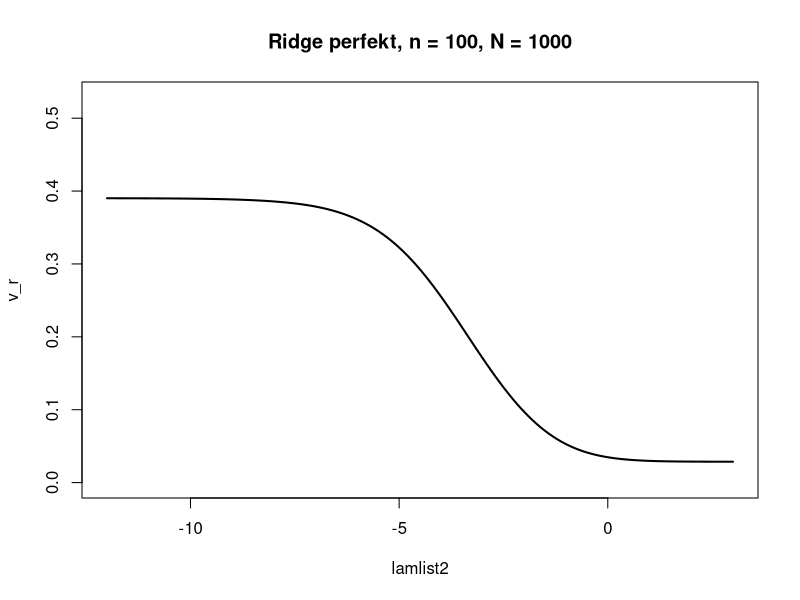
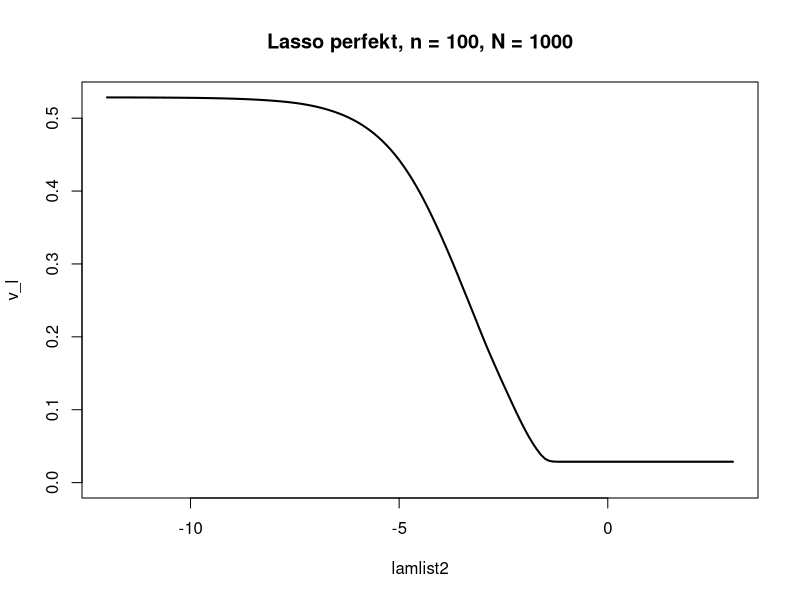
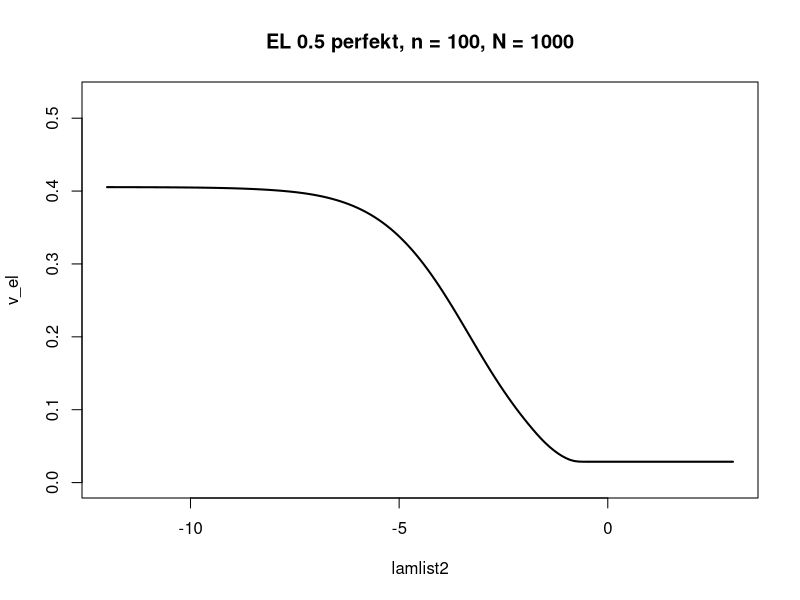
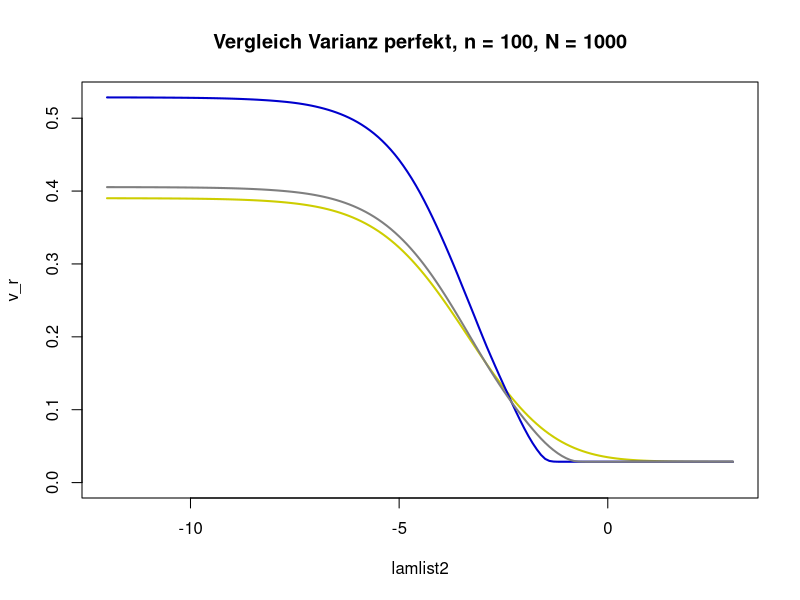

These charts were generated, in order, by the following R code:
library(glmnet)

set.seed(12345)

q <- 5
b0 <- 0
b <- rep(0,q)
n <- 100
N <- 1000
X <- matrix(0,n,q)
numlist <- seq(-12,3,0.1)
l <- length(numlist)
lambdalist <- exp(numlist)
results <- vector("list", N)
results_array <- array(NA, dim = c(q+1, l, N))
ra <-  array(NA, dim = c(q+1, 1, N))
rar <- results_array
ral <- results_array
rael <- results_array



b0 <- round(rnorm(1,0,1),2)
b <- round(rnorm(q,0,1),2)


for(j in 1:N){
  
  for(i in 1:q-1){
    X[,i] <- rnorm(n,0,1)
  }
  
  X[,q] <- X[,1] + 1/2 * X[,2] - 1/4 * X[,3]
  
  sds <- sqrt(colMeans(X^2) - colMeans(X)^2)
  
  Xt <- t((t(X)-colMeans(X))/sds)
  
  eta <- b0 + Xt%*%b
  p <- plogis(eta)
  Y <- rbinom(n,1,p)
  
  #gg <- glm(Y~Xt, family = "binomial")
  ggr <- glmnet(Xt,Y, family = "binomial", lambda = lambdalist, alpha = 0)
  ggl <- glmnet(Xt,Y, family = "binomial", lambda = lambdalist, alpha = 1)
  ggel <- glmnet(Xt,Y, family = "binomial", lambda = lambdalist, alpha = 0.5)
  
  #ra[,,j] <- as.matrix(coef(gg))
  rar[,,j] <- as.matrix(coef(ggr))
  ral[,,j] <- as.matrix(coef(ggl))
  rael[,,j] <- as.matrix(coef(ggel))
  
  print(j/N)
}



bb <- c(b0,b)
lamlist2 <- log(ggl$lambda)



#m <- apply(ra,c(1,2),mean)
#m_r <- apply(rar,c(1,2),mean)
#m_l <- apply(ral,c(1,2),mean)
#m_el <- apply(rael,c(1,2),mean)

#bi <- m - bb
#bi_r <- m_r - bb
#bi_l <- m_l - bb
#bi_el <- m_el - bb

#bi2 <- colSums(bi^2)
#bi2_r <- colSums(bi_r^2)
#bi2_l <- colSums(bi_l^2)
#bi2_el <- colSums(bi_el^2)

#v <- colSums(apply(ra,c(1,2),var))
v_r <- colSums(apply(rar,c(1,2),var))
v_l <- colSums(apply(ral,c(1,2),var))
v_el <- colSums(apply(rael,c(1,2),var))

#MSE <- v + bi2
#MSEr <- v_r + bi2_r
#MSEl <- v_l + bi2_l
#MSEel <- v_el + bi2_el

#maxmse <- max(MSEr,MSEl,MSEel)
maxvar <- max(v_r,v_l,v_el)

#gr <- which.min(MSEr)
#gl <- which.min(MSEl)
#gel <- which.min(MSEel)

#org <- c(v,bi2,MSE)
#ridge <- c(v_r[gr], bi2_r[gr], MSEr[gr], lamlist2[gr])
#lasso <- c(v_l[gl], bi2_l[gl], MSEl[gl], lamlist2[gl])
#elastic <- c(v_el[gel], bi2_el[gel], MSEel[gel], lamlist2[gel])






plot(lamlist2, v_r, type = "l", ylim = c(0,maxvar), main = paste("Ridge perfekt, n = ",n,", N = ",N, sep = ""),
     lwd = 2)


plot(lamlist2, v_l, type = "l", ylim = c(0,maxvar), main = paste("Lasso perfekt, n = ",n,", N = ",N, sep = ""),
     lwd = 2)

plot(lamlist2, v_el, type = "l", ylim = c(0,maxvar), main = paste("EL 0.5 perfekt, n = ",n,", N = ",N, sep = ""),
     lwd = 2)




plot(lamlist2, v_r, type = "l", ylim = c(0,maxvar), col = "yellow3", lwd = 2,
     main = paste("Vergleich Varianz perfekt, n = ",n,", N = ",N, sep = ""))
lines(lamlist2, v_l, col = "blue3", lwd = 2)
lines(lamlist2, v_el, col = "gray50", lwd = 2)




#ridge
#lasso
#elastic
#org
